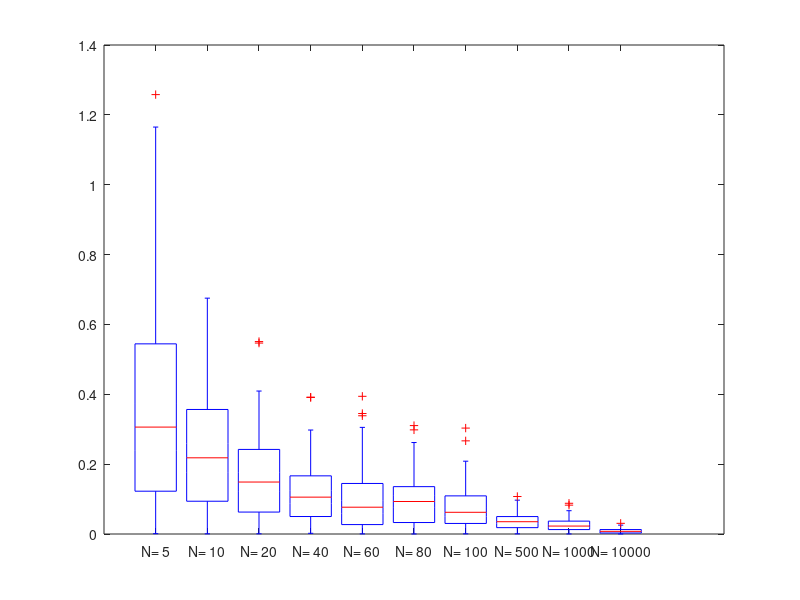

Source code (MATLAB):
N = [5, 10, 20, 40, 60, 80, 100, 500, 10^3, 10^4];
for i = 1:10
    arr = randn(100, N(i));
    avg = mean(arr,2);
    if i==1
        error = abs(avg);
    else 
        error = [error , abs(avg)];
    end
end
g = {};
for i = 1:10
    g = [g , sprintf('N= %d', N(i))];
end
boxplot(error , 'labels' , g);
saveas(gca , 'Boxplot_Gaussian_distribution.png');